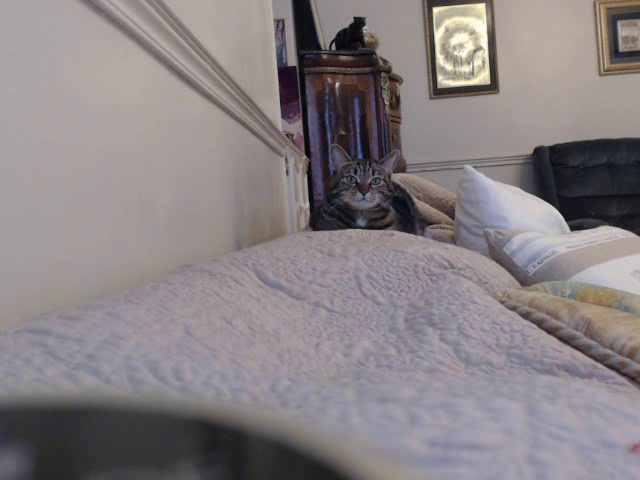
#> input picture frame 12 of trajectoire/out.avi, 640 x 480 px, given in place of the camera
$ python localisation_cam.py
#> lines starting #> are read from the running program, lines starting #| are printed output that depends on the picture; after the words box and inside, x2 and y2 are one past the last pixel; in counts of white or black regions, pixels touching at a corner belong together
#> further down, frame is the input picture: shape (480, 640, 3); mean B, G, R 131.6, 129.2, 136.5
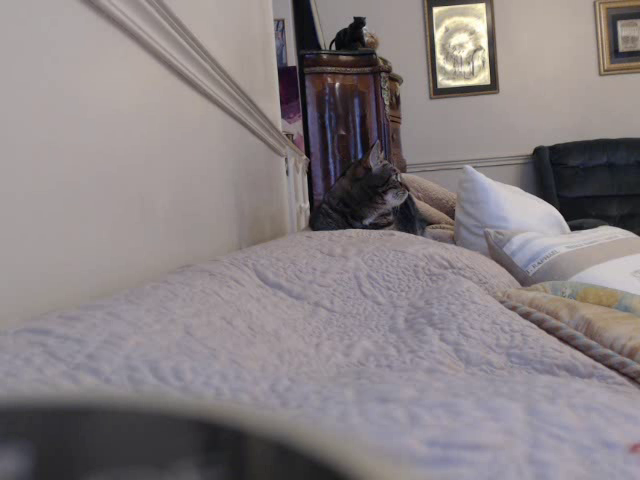
#> input picture frame 13 of trajectoire/out.avi, 640 x 480 px, given in place of the camera
#> further down, frame is the input picture: shape (480, 640, 3); mean B, G, R 131.1, 128.9, 136.2
# -*- coding: utf-8 -*-
"""
Created on Wed Dec  8 10:41:31 2021

@author: Falitiana
"""

from __future__ import print_function
import cv2 as cv
import numpy as np
import random as rng
import os
import glob


def calcul_coord(src):

    # convert the image to grayscale
    gray_image = cv.cvtColor(src, cv.COLOR_BGR2GRAY)
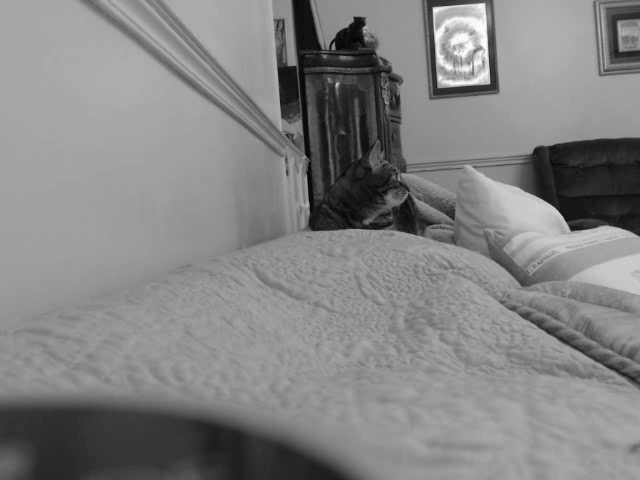
#> gray_image: shape (480, 640); min 1, max 255, mean 131.3
    gray_image = cv.blur(gray_image, (5,3))


    ret,thresh = cv.threshold(gray_image,127,255,0)
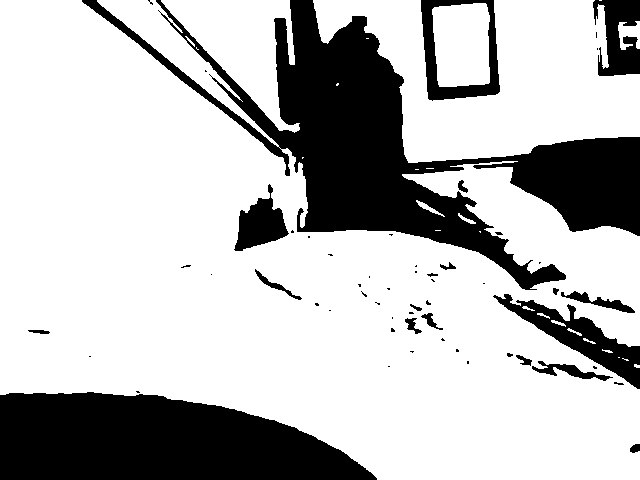
#> thresh: shape (480, 640); 73.7% white; 56 black regions (37 under 20 px)

    # find contours in the binary image
    contours, hierarchy = cv.findContours(thresh,cv.RETR_TREE,cv.CHAIN_APPROX_TC89_KCOS) #cv.CHAIN_APPROX_SIMPLE
#> contours = 84 contours, 59 with area under 20; largest, box (x1, y1, x2, y2) and area: (0, 0, 640, 480) 185976, (313, 0, 640, 163) 28684, (161, 0, 300, 133) 7920, (432, 3, 490, 87) 4287, (233, 183, 290, 252) 1963

    # print(contours)

    for c in contours:
        # calculate moments for each contour
        M = cv.moments(c)

        # calculate x,y coordinate of center
        if (M["m00"] != 0) :
            cX = int(M["m10"] / M["m00"])
            cY = int(M["m01"] / M["m00"])
            pixel_coord.clear()
            pixel_coord.append([cX,cY])
#> this loop made 84 passes
#> (c, cX, cY) on passes 29, 38, 39, 40, 42, 46, 58, 60: ([[135, 391], [138, 390], [140, 392], [137, 393]], 137, 391), ([[409, 351], [414, 351], [412, 353]], 411, 351), ([[457, 348], [458, 352], [455, 351]], 456, 350), ([[442, 337], [445, 340], [442, 341], [440, 339]], 442, 339), ([[392, 327], [394, 332], [390, 331]], 392, 330), ([[409, 311], [412, 311], [414, 313], [408, 313]], 410, 312), ([[357, 284], [361, 284], [358, 286]], 358, 284), ([[430, 279], [432, 278], [435, 281], [433, 282]], 432, 280)
#> (cX, cY) on passes 1, 2, 4, 5, 6, 7: (636, 365), (626, 359), (607, 350), (588, 340), (574, 331), (557, 322)
#> after the loop, pixel_coord = [[151, 3]]

    # Print the coordinates
    # print(pixel_coord)
    # print(" ")

    # Return the coordinates


if __name__=='__main__':
    pixel_coord =[]

    cap = cv.VideoCapture(0)
    success, frame = cap.read()

    currentframe = 0

    # créer un dossiers pour stocker les frames s'il n'existe pas
    if not os.path.exists('frames'):
        os.mkdir('frames')

    dimX = int(cap.get(cv.CAP_PROP_FRAME_WIDTH))
    dimY = int(cap.get(cv.CAP_PROP_FRAME_HEIGHT))


    frameSize = (dimX, dimY)


    while (success and currentframe != 120) :

        # Capture frame-by-frame
        success, frame = cap.read()

        # Quitter s'il n'y a plus de frame dans la vidéo
        if not success:
            break

        # Sinon écrire l'image en mémoire
        cv.imwrite('frames/'+str(currentframe)+ '.jpg', frame)  # save frame as JPEG file

        # calcul des coordonnées
        calcul_coord(frame)

        currentframe += 1

        print ("Frame number: ", currentframe)

    # When everything done, release the capture
    cap.release()


    #out = cv.VideoWriter('output_video.avi',cv.VideoWriter_fourcc(*'DIVX'), 60, frameSize)
    out = cv.VideoWriter('out.avi', cv.VideoWriter_fourcc(*'DIVX'), 60, frameSize)

    for filename in glob.glob('frames/*.jpg'):
        img = cv.imread(filename)
        out.write(img)

    out.release()

    cv.destroyAllWindows()

$ run again, starting later in the video
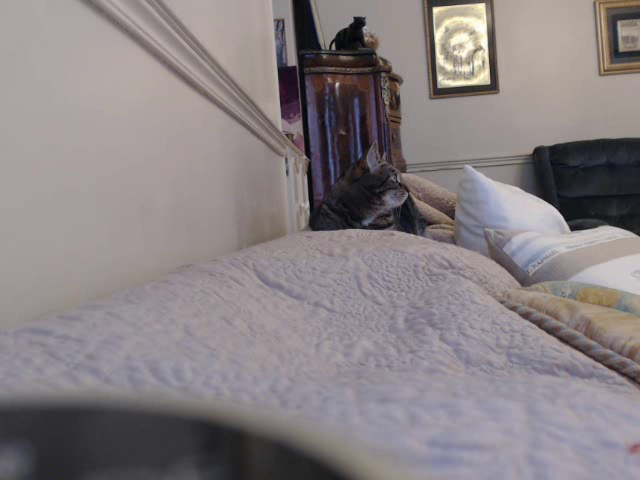
#> input picture frame 54 of trajectoire/out.avi, 640 x 480 px, given in place of the camera
#> frame is the input picture: shape (480, 640, 3); mean B, G, R 131.3, 129, 136.3
#> in calcul_coord, `ret,thresh = cv.threshold(gray_image,127,255,0)`:
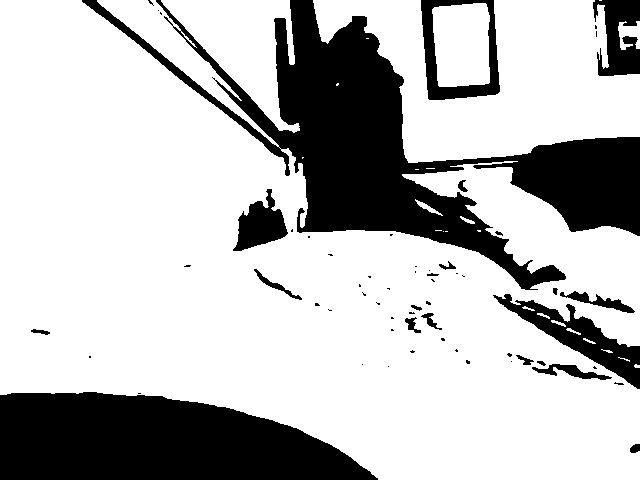
#> thresh: shape (480, 640); 73.7% white; 60 black regions (39 under 20 px)
#> contours = 86 contours, 61 with area under 20; largest, box (x1, y1, x2, y2) and area: (0, 0, 640, 480) 186035, (313, 0, 640, 163) 28670, (161, 0, 300, 133) 7928, (432, 3, 490, 87) 4296, (232, 189, 289, 252) 1883
#> the loop in calcul_coord, `for c in contours:` made 86 passes
#> (c, cX, cY) on passes 1, 25, 30, 41, 43, 46, 53: ([[635, 367], [639, 367], [639, 365], [636, 364]], 637, 365), ([[595, 24], [597, 26], [594, 28]], 595, 26), ([[594, 365], [597, 368], [594, 369], [592, 367]], 594, 367), ([[456, 348], [456, 352], [454, 350]], 455, 350), ([[392, 328], [394, 330], [390, 330]], 392, 329), ([[392, 316], [394, 318], [390, 318]], 392, 317), ([[315, 302], [317, 302], [320, 305], [314, 305]], 316, 303)
#> after the loop in calcul_coord, `for c in contours:`: pixel_coord = [[160, 13]]

$ run again, starting later in the video
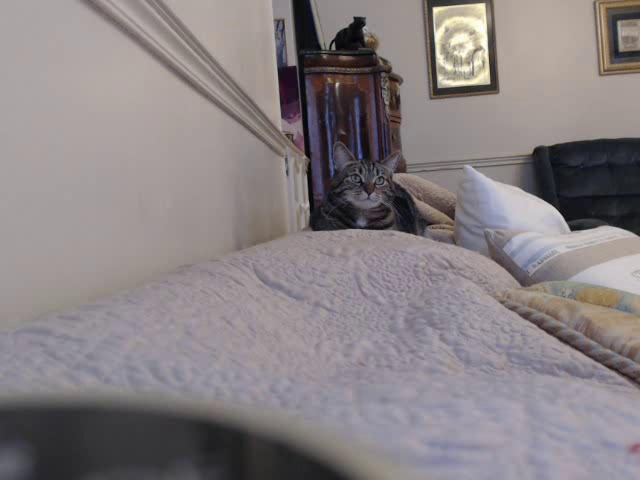
#> input picture frame 96 of trajectoire/out.avi, 640 x 480 px, given in place of the camera
#> frame is the input picture: shape (480, 640, 3); mean B, G, R 131.6, 129.2, 136.5
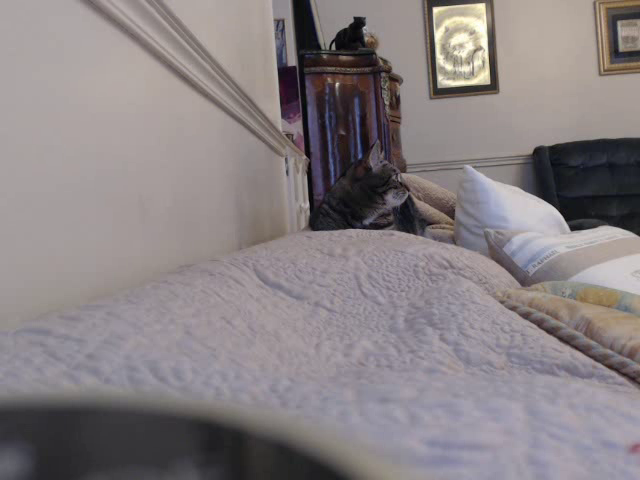
#> input picture frame 97 of trajectoire/out.avi, 640 x 480 px, given in place of the camera
#> frame is the input picture: shape (480, 640, 3); mean B, G, R 131.1, 128.9, 136.2
#> in calcul_coord, `ret,thresh = cv.threshold(gray_image,127,255,0)`:
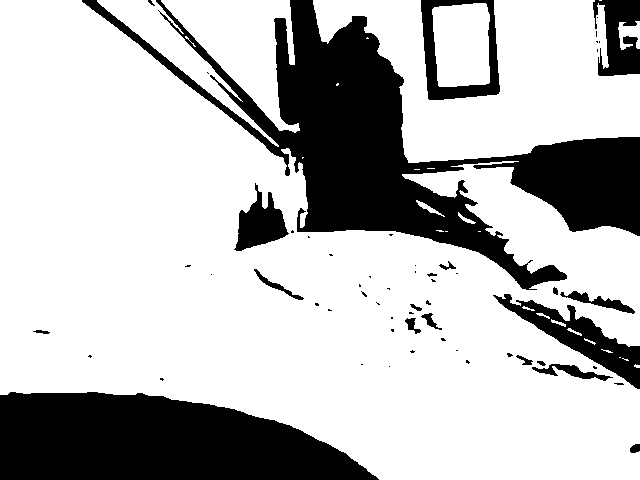
#> thresh: shape (480, 640); 73.7% white; 58 black regions (39 under 20 px)
#> contours = 84 contours, 60 with area under 20; largest, box (x1, y1, x2, y2) and area: (0, 0, 640, 480) 181694, (313, 0, 640, 163) 28670, (161, 0, 300, 133) 7934, (432, 3, 490, 87) 4288, (97, 0, 279, 147) 4068
#> the loop in calcul_coord, `for c in contours:` made 84 passes
#> (c, cX, cY) on passes 37, 44, 46, 52, 57, 59: ([[613, 383], [622, 382], [624, 384], [617, 385]], 618, 383), ([[467, 359], [470, 362], [468, 364], [466, 363]], 467, 361), ([[90, 354], [92, 356], [90, 358], [87, 356]], 89, 356), ([[391, 328], [394, 329], [392, 332], [390, 330]], 391, 329), ([[330, 309], [332, 310], [327, 310]], 329, 309), ([[376, 303], [378, 302], [380, 304], [378, 305]], 378, 303)
#> after the loop in calcul_coord, `for c in contours:`: pixel_coord = [[259, 223]]
